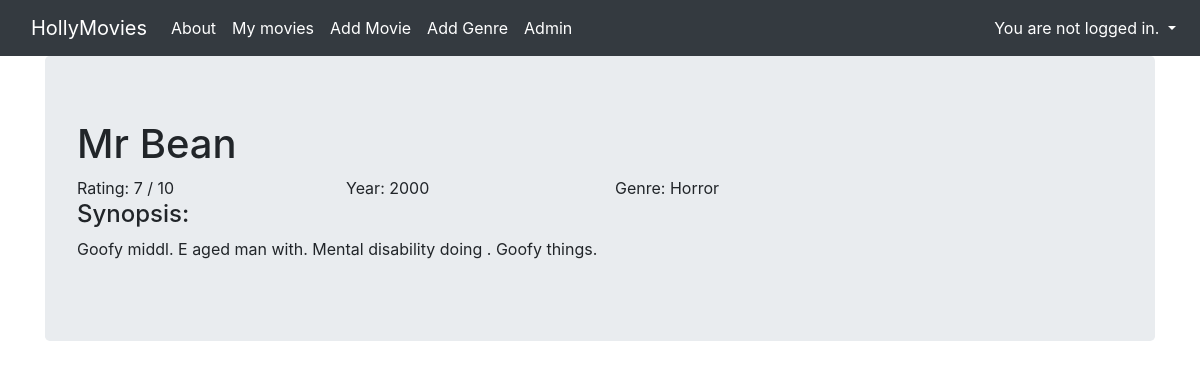
/movie_detail/4, run on the app's committed database.
### viewer/models.py (models this page shows, shortened)
class Movie(Model):
    title = CharField(max_length=128)
    genre = ForeignKey(Genre, on_delete=DO_NOTHING)
    rating = IntegerField()
    released = DateField()
    description = TextField()
    created = DateTimeField(auto_now_add=True)

class Genre(Model):
    name = CharField(max_length=128)
    def __str__(self):
        return self.name

### viewer/views.py (the view)
# urls.py: path("movie_detail/<pk>", MovieDetailView.as_view(), name="movie_detail"),
class MovieDetailView(DetailView):
    template_name = 'movie_detail.html'
    model = Movie

### viewer/templates/movie_detail.html
{% extends 'base.html' %}
{% block content %}
<h1>{{ movie.title }}</h1>
<div class="row">
  <div class="col col-md-3">
    Rating: {{ movie.rating }} / 10
  </div>
  <div class="col col-md-3">
    Year: {{ movie.released.year }}
  </div>
  <div class="col col-md-3">
    Genre: {{ movie.genre }}
  </div>
</div>
<h4>Synopsis:</h4>
<p>
  {{ movie.description }}
</p>
{% endblock %}

### data on the page
Movie: title "Mr Bean", rating "7", released.year "2000", genre "Horror", description "Goofy middl. E aged man with. Mental disability doing . Goofy things."
